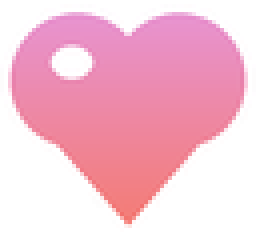
#> input picture frontend/ui/assets/foxy_puppet/foxy_fx_heart.png, 64 x 58 px, given in place of emoji_foxy_sad.png, which was not available (shown 4 times larger)
$ python puppet_export.py
#> lines starting #> are read from the running program, lines starting #| are printed output that depends on the picture; after the words box and inside, x2 and y2 are one past the last pixel; in counts of white or black regions, pixels touching at a corner belong together; pictures that were not available may be replaced by others from this repository, and a replacement may not be noted
#> in load, img is the input picture: PIL image 64x58 RGBA; mean R, G, B, A 172.5, 119.6, 137.7, 164.6
### scripts/media/foxy_rig/rig.py
"""Foxy rig engine: places a brand image on a 320×320 sticker canvas and
deforms it with a bone rig (moving-least-squares rigid image warping), so a
single flat illustration can wave, wag, blink, tilt and bounce without being
redrawn.

Coordinates are in sticker space (0..320). Rendering happens at SS× and is
downsampled for clean edges.
"""

import math
from pathlib import Path

import cv2
import numpy as np
from PIL import Image
from scipy import ndimage

SIZE = 320
SS = 2
UI = Path(__file__).resolve().parents[3] / 'frontend' / 'ui'


# ---------------------------------------------------------------- source art
def _disk(r):
    y, x = np.ogrid[-r:r + 1, -r:r + 1]
    return x * x + y * y <= r * r


def repair(img, close=13, keep_colour=True):
    """Restores cut-out damage from the asset sheet: holes inside the
    silhouette (keyed-out white fur, see-through eyes) are made opaque again,
    keeping the original colour where it survived, cream fur where it didn't."""
#> called with close = 13, keep_colour = False
    im = np.array(img.convert('RGBA')).astype(float)
    a = im[..., 3]
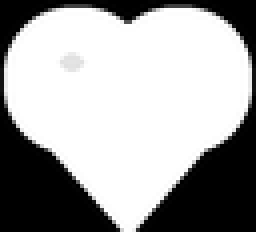
#> a: shape (58, 64) float64 (shown 4 times larger); min 0, max 255, mean 164.6
    pad = close + 6
    solid = np.pad(a > 100, pad)
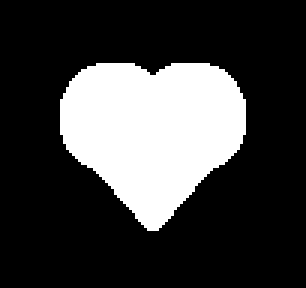
#> solid: shape (96, 102) bool (shown 3 times larger); 24.6% white; 1 white region, box (x1, y1, x2, y2) and area: (20, 21, 82, 77) 2410
    filled = ndimage.binary_fill_holes(ndimage.binary_closing(solid, structure=_disk(close)))[pad:-pad, pad:-pad]
#> filled: shape (58, 64) bool; 65.3% white; 1 black region, box (x1, y1, x2, y2) and area: (0, 0, 64, 58) 1288
    hole = filled & (a < 200)
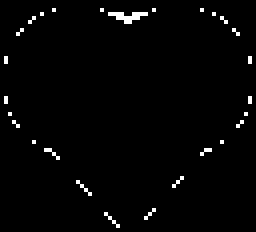
#> hole: shape (58, 64) bool (shown 4 times larger); 1.8% white in thin lines or dots
    rgb_alive = im[..., :3].max(-1) > 8
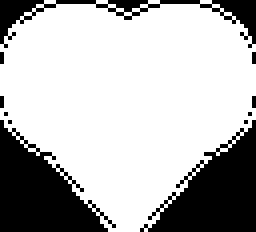
#> rgb_alive: shape (58, 64) bool (shown 4 times larger); 71.6% white; 11 black regions (8 under 20 px), largest, box (x1, y1, x2, y2) and area: (0, 30, 29, 58) 429, (35, 30, 64, 58) 428, (0, 0, 64, 12) 182
    # Pixels whose colour data survived the cut-out keep it.
    keep = hole & rgb_alive & (im[..., :3].min(-1) < 250) & keep_colour
#> keep: shape (58, 64) bool; every value is 0
    cream = np.array([250, 238, 226.0])
    al = (a / 255)[..., None]
    rgb = im[..., :3].copy()
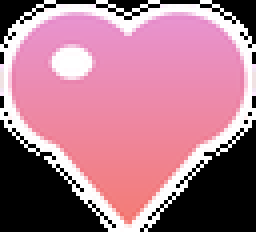
#> rgb: shape (58, 64, 3) float64 (shown 4 times larger); mean R, G, B 172.5, 119.6, 137.7
    fill = hole & ~keep
    rgb[fill] = (im[..., :3] * al + cream * (1 - al))[fill]
#> rgb: shape (58, 64, 3) float64; 1.8% of pixels changed, all inside (x1, y1, x2, y2) = (1, 2, 63, 57)
    out_a = np.where(hole, 255, a)
    # Drop stray islands from slicing the sheet.
    labels, n = ndimage.label(out_a > 40)
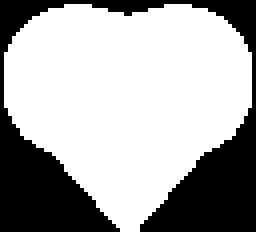
#> labels: shape (58, 64) int32 (shown 4 times larger); values 0 (black) and 1 (white), 66.5% white; 1 black region, box (x1, y1, x2, y2) and area: (0, 0, 64, 58) 1244
#> n = 1
    if n > 1:
        sizes = ndimage.sum(np.ones_like(out_a), labels, range(1, n + 1))
        keep_ids = [i + 1 for i, s in enumerate(sizes) if s >= sizes.max() * 0.005]
        out_a = np.where(np.isin(labels, keep_ids) | (labels == 0), out_a, 0)
    return Image.fromarray(np.dstack([rgb, out_a]).clip(0, 255).astype(np.uint8))


# [19 lines left out: function strip_backdrop, not called in this run]


def load(kind, name):
    path = {
        'pose': UI / 'assets/images/foxy' / f'foxy_{name}.png',
        'emoji': UI / 'assets/emoji' / f'emoji_foxy_{name}.png',
        'costume': UI / 'assets/stickers' / f'sticker_costume_{name}.png',
    }[kind]
    img = Image.open(path)
    if name == 'rainy':
        img = repair(strip_backdrop(img), close=2, keep_colour=True)
        a = np.array(img)
        labels, n = ndimage.label(a[..., 3] > 40)
        if n > 1:
            sizes = ndimage.sum(np.ones(labels.shape), labels, range(1, n + 1))
            big = int(np.argmax(sizes)) + 1
            a[..., 3] = np.where((labels == big) | (labels == 0), a[..., 3], 0)
        return Image.fromarray(a)
    return repair(img, close=13 if kind == 'emoji' else 4, keep_colour=kind != 'emoji')


def place(img, height=250, max_width=280, bottom=304, cx=160):
    """Scales the art onto the sticker canvas (at SS×). Returns RGBA float
    array (premultiplied) of shape (SIZE*SS, SIZE*SS, 4)."""
#> called with height = 236, max_width = 280, bottom = 304, cx = 160
    a = np.array(img)[..., 3]
    ys, xs = np.where(a > 40)
#> ys = 2468 values from 1 to 57; xs = 2468 values, max 62 at index 643, min 1 at index 582, mean 31.51
    x0, x1, y0, y1 = xs.min(), xs.max() + 1, ys.min(), ys.max() + 1
#> x0 = 1; x1 = 63; y0 = 1; y1 = 58
    crop = img.crop((x0, y0, x1, y1))
    s = min(height / crop.height, max_width / crop.width)
    w, h = round(crop.width * s * SS), round(crop.height * s * SS)
    crop = crop.resize((w, h), Image.LANCZOS)
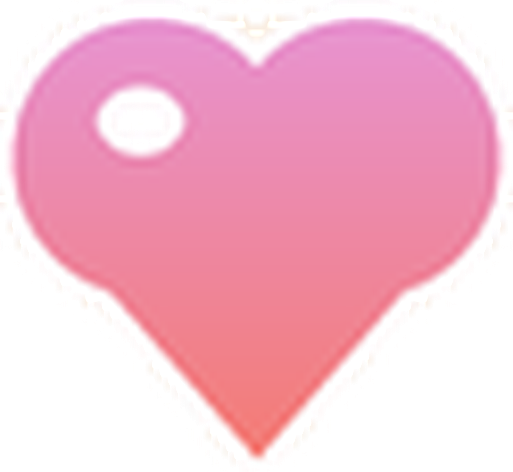
#> crop: PIL image 513x472 RGBA; mean R, G, B, A 181.5, 125.6, 144.4, 174.9; transparent parts drawn white
    canvas = Image.new('RGBA', (SIZE * SS, SIZE * SS), (0, 0, 0, 0))
#> canvas: PIL image 640x640 RGBA; every value is 0
    canvas.alpha_composite(crop, (round(cx * SS - w / 2), round(bottom * SS - h)))
#> (the rest of the program and of its run is left out)
